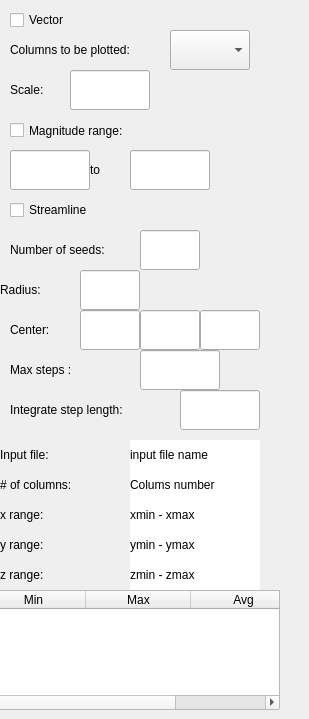
             <widget class="QWidget" name="input2">
              <attribute name="title">
               <string>Vector</string>
              </attribute>
              <widget class="QLineEdit" name="seedCenterZ_LE">
               <property name="geometry">
                <rect>
                 <x>200</x>
                 <y>310</y>
                 <width>60</width>
                 <height>40</height>
                </rect>
               </property>
              </widget>
              <widget class="QCheckBox" name="vector_CB">
               <property name="geometry">
                <rect>
                 <x>10</x>
                 <y>10</y>
                 <width>86</width>
                 <height>20</height>
                </rect>
               </property>
               <property name="text">
                <string>Vector</string>
               </property>
              </widget>
              <widget class="QLineEdit" name="seedRadius_LE">
               <property name="geometry">
                <rect>
                 <x>80</x>
                 <y>270</y>
                 <width>60</width>
                 <height>40</height>
                </rect>
               </property>
              </widget>
              <widget class="QLineEdit" name="seedCenterX_LE">
               <property name="geometry">
                <rect>
                 <x>80</x>
                 <y>310</y>
                 <width>60</width>
                 <height>40</height>
                </rect>
               </property>
              </widget>
              <widget class="QLabel" name="label_2">
               <property name="geometry">
                <rect>
                 <x>10</x>
                 <y>30</y>
                 <width>160</width>
                 <height>40</height>
                </rect>
               </property>
               <property name="text">
                <string>Columns to be plotted:</string>
               </property>
              </widget>
              <widget class="QLineEdit" name="vectorScale_LE">
               <property name="geometry">
                <rect>
                 <x>70</x>
                 <y>70</y>
                 <width>80</width>
                 <height>40</height>
                </rect>
               </property>
              </widget>
              <widget class="QLabel" name="label_37">
               <property name="geometry">
                <rect>
                 <x>10</x>
                 <y>390</y>
                 <width>150</width>
                 <height>40</height>
                </rect>
               </property>
               <property name="text">
                <string>Integrate step length:</string>
               </property>
              </widget>
              <widget class="QLabel" name="label_4">
               <property name="geometry">
                <rect>
                 <x>10</x>
                 <y>70</y>
                 <width>60</width>
                 <height>40</height>
                </rect>
               </property>
               <property name="text">
                <string>Scale:</string>
               </property>
              </widget>
              <widget class="QLineEdit" name="streamStepLength_LE">
               <property name="geometry">
                <rect>
                 <x>140</x>
                 <y>350</y>
                 <width>80</width>
                 <height>40</height>
                </rect>
               </property>
              </widget>
              <widget class="QLineEdit" name="streamIntStepLength_LE">
               <property name="geometry">
                <rect>
                 <x>180</x>
                 <y>390</y>
                 <width>80</width>
                 <height>40</height>
                </rect>
               </property>
              </widget>
              <widget class="QComboBox" name="vectorChoice">
               <property name="geometry">
                <rect>
                 <x>170</x>
                 <y>30</y>
                 <width>80</width>
                 <height>40</height>
                </rect>
               </property>
              </widget>
              <widget class="QLabel" name="label_10">
               <property name="geometry">
                <rect>
                 <x>10</x>
                 <y>230</y>
                 <width>130</width>
                 <height>40</height>
                </rect>
               </property>
               <property name="text">
                <string>Number of seeds:</string>
               </property>
              </widget>
              <widget class="QLineEdit" name="seedCenterY_LE">
               <property name="geometry">
                <rect>
                 <x>140</x>
                 <y>310</y>
                 <width>60</width>
                 <height>40</height>
                </rect>
               </property>
              </widget>
              <widget class="QLabel" name="label_34">
               <property name="geometry">
                <rect>
                 <x>10</x>
                 <y>310</y>
                 <width>70</width>
                 <height>40</height>
                </rect>
               </property>
               <property name="text">
                <string>Center:</string>
               </property>
              </widget>
              <widget class="QLabel" name="label_36">
               <property name="geometry">
                <rect>
                 <x>10</x>
                 <y>350</y>
                 <width>90</width>
                 <height>40</height>
                </rect>
               </property>
               <property name="text">
                <string>Max steps :</string>
               </property>
              </widget>
              <widget class="QLineEdit" name="seedNumber_LE">
               <property name="geometry">
                <rect>
                 <x>140</x>
                 <y>230</y>
                 <width>60</width>
                 <height>40</height>
                </rect>
               </property>
              </widget>
              <widget class="QLabel" name="label_11">
               <property name="geometry">
                <rect>
                 <x>0</x>
                 <y>270</y>
                 <width>80</width>
                 <height>40</height>
                </rect>
               </property>
               <property name="text">
                <string>Radius:</string>
               </property>
              </widget>
              <widget class="QCheckBox" name="streamline_CB">
               <property name="geometry">
                <rect>
                 <x>10</x>
                 <y>200</y>
                 <width>131</width>
                 <height>20</height>
                </rect>
               </property>
               <property name="text">
                <string>Streamline</string>
               </property>
              </widget>
              <widget class="QLineEdit" name="vectorValueMax_LE">
               <property name="geometry">
                <rect>
                 <x>130</x>
                 <y>150</y>
                 <width>80</width>
                 <height>40</height>
                </rect>
               </property>
              </widget>
              <widget class="QLineEdit" name="vectorValueMin_LE">
               <property name="geometry">
                <rect>
                 <x>10</x>
                 <y>150</y>
                 <width>80</width>
                 <height>40</height>
                </rect>
               </property>
              </widget>
              <widget class="QLabel" name="label_7">
               <property name="geometry">
                <rect>
                 <x>90</x>
                 <y>150</y>
                 <width>40</width>
                 <height>40</height>
                </rect>
               </property>
               <property name="text">
                <string>to</string>
               </property>
              </widget>
              <widget class="QCheckBox" name="vectorRange_CB">
               <property name="geometry">
                <rect>
                 <x>10</x>
                 <y>120</y>
                 <width>142</width>
                 <height>21</height>
                </rect>
               </property>
               <property name="text">
                <string>Magnitude range:</string>
               </property>
              </widget>
              <widget class="QLabel" name="zMinMaxVector">
               <property name="geometry">
                <rect>
                 <x>130</x>
                 <y>560</y>
                 <width>130</width>
                 <height>30</height>
                </rect>
               </property>
               <property name="styleSheet">
                <string notr="true">QLabel{
	background-color:white;
}</string>
               </property>
               <property name="text">
                <string>zmin - zmax</string>
               </property>
              </widget>
              <widget class="QLabel" name="inputFileVector">
               <property name="geometry">
                <rect>
                 <x>130</x>
                 <y>440</y>
                 <width>130</width>
                 <height>30</height>
                </rect>
               </property>
               <property name="styleSheet">
                <string notr="true">QLabel{
	background-color:white;
}</string>
               </property>
               <property name="text">
                <string>input file name</string>
               </property>
              </widget>
              <widget class="QLabel" name="label_27">
               <property name="geometry">
                <rect>
                 <x>0</x>
                 <y>470</y>
                 <width>110</width>
                 <height>30</height>
                </rect>
               </property>
               <property name="text">
                <string># of columns:</string>
               </property>
              </widget>
              <widget class="QLabel" name="label_32">
               <property name="geometry">
                <rect>
                 <x>0</x>
                 <y>530</y>
                 <width>110</width>
                 <height>30</height>
                </rect>
               </property>
               <property name="text">
                <string>y range:</string>
               </property>
              </widget>
              <widget class="QLabel" name="label_33">
               <property name="geometry">
                <rect>
                 <x>0</x>
                 <y>560</y>
                 <width>110</width>
                 <height>30</height>
                </rect>
               </property>
               <property name="text">
                <string>z range:</string>
               </property>
              </widget>
              <widget class="QLabel" name="yMinMaxVector">
               <property name="geometry">
                <rect>
                 <x>130</x>
                 <y>530</y>
                 <width>130</width>
                 <height>30</height>
                </rect>
               </property>
               <property name="styleSheet">
                <string notr="true">QLabel{
	background-color:white;
}</string>
               </property>
               <property name="text">
                <string>ymin - ymax</string>
               </property>
              </widget>
              <widget class="QLabel" name="label_25">
               <property name="geometry">
                <rect>
                 <x>0</x>
                 <y>440</y>
                 <width>110</width>
                 <height>30</height>
                </rect>
               </property>
               <property name="text">
                <string>Input file:</string>
               </property>
              </widget>
              <widget class="QLabel" name="label_31">
               <property name="geometry">
                <rect>
                 <x>0</x>
                 <y>500</y>
                 <width>110</width>
                 <height>30</height>
                </rect>
               </property>
               <property name="text">
                <string>x range:</string>
               </property>
              </widget>
              <widget class="QTableWidget" name="vector_Table">
               <property name="geometry">
                <rect>
                 <x>-20</x>
                 <y>590</y>
                 <width>300</width>
                 <height>120</height>
                </rect>
               </property>
               <property name="minimumSize">
                <size>
                 <width>0</width>
                 <height>0</height>
                </size>
               </property>
               <property name="maximumSize">
                <size>
                 <width>100000</width>
                 <height>16777215</height>
                </size>
               </property>
               <property name="editTriggers">
                <set>QAbstractItemView::NoEditTriggers</set>
               </property>
               <attribute name="horizontalHeaderDefaultSectionSize">
                <number>105</number>
               </attribute>
               <attribute name="horizontalHeaderMinimumSectionSize">
                <number>40</number>
               </attribute>
               <attribute name="horizontalHeaderStretchLastSection">
                <bool>true</bool>
               </attribute>
               <column>
                <property name="text">
                 <string>Min</string>
                </property>
               </column>
               <column>
                <property name="text">
                 <string>Max</string>
                </property>
               </column>
               <column>
                <property name="text">
                 <string>Avg</string>
                </property>
               </column>
              </widget>
              <widget class="QLabel" name="xMinMaxVector">
               <property name="geometry">
                <rect>
                 <x>130</x>
                 <y>500</y>
                 <width>130</width>
                 <height>30</height>
                </rect>
               </property>
               <property name="styleSheet">
                <string notr="true">QLabel{
	background-color:white;
}</string>
               </property>
               <property name="text">
                <string>xmin - xmax</string>
               </property>
              </widget>
              <widget class="QLabel" name="rowcolVector">
               <property name="geometry">
                <rect>
                 <x>130</x>
                 <y>470</y>
                 <width>130</width>
                 <height>30</height>
                </rect>
               </property>
               <property name="styleSheet">
                <string notr="true">QLabel{
	background-color:white;
}</string>
               </property>
               <property name="text">
                <string>Colums number</string>
               </property>
              </widget>
             </widget>
